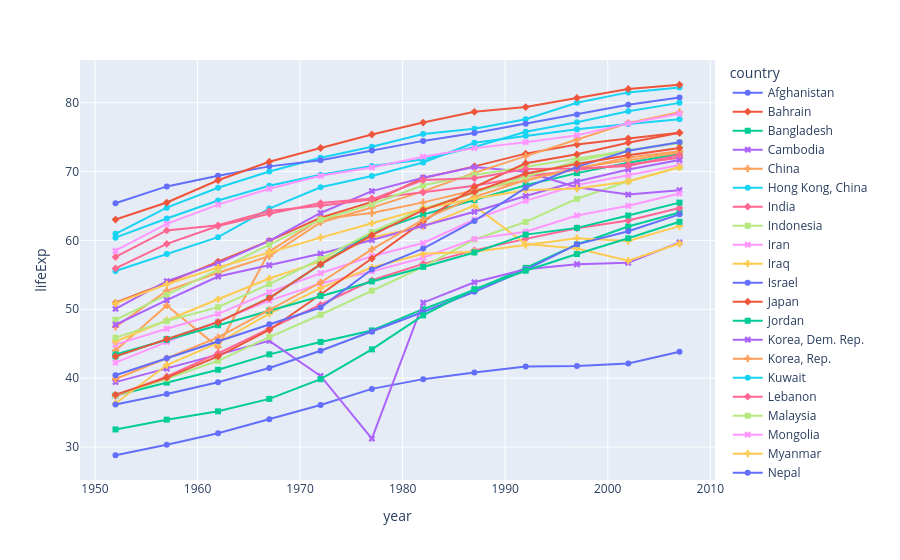

Write notebook code for a chart like this one.
### Code cell
asia = df.query("continent == 'Asia'")
fig = px.line(asia, x="year", y="lifeExp", color="country", symbol="country")
fig

### Figure 1 — Plotly figure (JSON) as saved in the notebook; plotly's stock layout.template omitted (floating-point values rounded to 4 significant figures)
{"data": [{"hovertemplate": "country=Afghanistan<br>year=%{x}<br>lifeExp=%{y}<extra></extra>", "legendgroup": "Afghanistan", "line": {"color": "#636efa", "dash": "solid"}, "marker": {"symbol": "circle"}, "mode": "lines+markers", "name": "Afghanistan", "orientation": "v", "showlegend": true, "type": "scatter", "x": [1952, 1957, 1962, 1967, 1972, 1977, 1982, 1987, 1992, 1997, 2002, 2007], "xaxis": "x", "y": [28.8, 30.33, 32.0, 34.02, 36.09, 38.44, 39.85, 40.82, 41.67, 41.76, 42.13, 43.83], "yaxis": "y"}, {"hovertemplate": "country=Bahrain<br>year=%{x}<br>lifeExp=%{y}<extra></extra>", "legendgroup": "Bahrain", "line": {"color": "#EF553B", "dash": "solid"}, "marker": {"symbol": "diamond"}, "mode": "lines+markers", "name": "Bahrain", "orientation": "v", "showlegend": true, "type": "scatter", "x": [1952, 1957, 1962, 1967, 1972, 1977, 1982, 1987, 1992, 1997, 2002, 2007], "xaxis": "x", "y": [50.94, 53.83, 56.92, 59.92, 63.3, 65.59, 69.05, 70.75, 72.6, 73.92, 74.8, 75.64], "yaxis": "y"}, {"hovertemplate": "country=Bangladesh<br>year=%{x}<br>lifeExp=%{y}<extra></extra>", "legendgroup": "Bangladesh", "line": {"color": "#00cc96", "dash": "solid"}, "marker": {"symbol": "square"}, "mode": "lines+markers", "name": "Bangladesh", "orientation": "v", "showlegend": true, "type": "scatter", "x": [1952, 1957, 1962, 1967, 1972, 1977, 1982, 1987, 1992, 1997, 2002, 2007], "xaxis": "x", "y": [37.48, 39.35, 41.22, 43.45, 45.25, 46.92, 50.01, 52.82, 56.02, 59.41, 62.01, 64.06], "yaxis": "y"}, {"hovertemplate": "country=Cambodia<br>year=%{x}<br>lifeExp=%{y}<extra></extra>", "legendgroup": "Cambodia", "line": {"color": "#ab63fa", "dash": "solid"}, "marker": {"symbol": "x"}, "mode": "lines+markers", "name": "Cambodia", "orientation": "v", "showlegend": true, "type": "scatter", "x": [1952, 1957, 1962, 1967, 1972, 1977, 1982, 1987, 1992, 1997, 2002, 2007], "xaxis": "x", "y": [39.42, 41.37, 43.41, 45.41, 40.32, 31.22, 50.96, 53.91, 55.8, 56.53, 56.75, 59.72], "yaxis": "y"}, {"hovertemplate": "country=China<br>year=%{x}<br>lifeExp=%{y}<extra></extra>", "legendgroup": "China", "line": {"color": "#FFA15A", "dash": "solid"}, "marker": {"symbol": "cross"}, "mode": "lines+markers", "name": "China", "orientation": "v", "showlegend": true, "type": "scatter", "x": [1952, 1957, 1962, 1967, 1972, 1977, 1982, 1987, 1992, 1997, 2002, 2007], "xaxis": "x", "y": [44.0, 50.55, 44.5, 58.38, 63.12, 63.97, 65.53, 67.27, 68.69, 70.43, 72.03, 72.96], "yaxis": "y"}, {"hovertemplate": "country=Hong Kong, China<br>year=%{x}<br>lifeExp=%{y}<extra></extra>", "legendgroup": "Hong Kong, China", "line": {"color": "#19d3f3", "dash": "solid"}, "marker": {"symbol": "circle"}, "mode": "lines+markers", "name": "Hong Kong, China", "orientation": "v", "showlegend": true, "type": "scatter", "x": [1952, 1957, 1962, 1967, 1972, 1977, 1982, 1987, 1992, 1997, 2002, 2007], "xaxis": "x", "y": [60.96, 64.75, 67.65, 70.0, 72.0, 73.6, 75.45, 76.2, 77.6, 80.0, 81.5, 82.21], "yaxis": "y"}, {"hovertemplate": "country=India<br>year=%{x}<br>lifeExp=%{y}<extra></extra>", "legendgroup": "India", "line": {"color": "#FF6692", "dash": "solid"}, "marker": {"symbol": "diamond"}, "mode": "lines+markers", "name": "India", "orientation": "v", "showlegend": true, "type": "scatter", "x": [1952, 1957, 1962, 1967, 1972, 1977, 1982, 1987, 1992, 1997, 2002, 2007], "xaxis": "x", "y": [37.37, 40.25, 43.6, 47.19, 50.65, 54.21, 56.6, 58.55, 60.22, 61.77, 62.88, 64.7], "yaxis": "y"}, {"hovertemplate": "country=Indonesia<br>year=%{x}<br>lifeExp=%{y}<extra></extra>", "legendgroup": "Indonesia", "line": {"color": "#B6E880", "dash": "solid"}, "marker": {"symbol": "square"}, "mode": "lines+markers", "name": "Indonesia", "orientation": "v", "showlegend": true, "type": "scatter", "x": [1952, 1957, 1962, 1967, 1972, 1977, 1982, 1987, 1992, 1997, 2002, 2007], "xaxis": "x", "y": [37.47, 39.92, 42.52, 45.96, 49.2, 52.7, 56.16, 60.14, 62.68, 66.04, 68.59, 70.65], "yaxis": "y"}, {"hovertemplate": "country=Iran<br>year=%{x}<br>lifeExp=%{y}<extra></extra>", "legendgroup": "Iran", "line": {"color": "#FF97FF", "dash": "solid"}, "marker": {"symbol": "x"}, "mode": "lines+markers", "name": "Iran", "orientation": "v", "showlegend": true, "type": "scatter", "x": [1952, 1957, 1962, 1967, 1972, 1977, 1982, 1987, 1992, 1997, 2002, 2007], "xaxis": "x", "y": [44.87, 47.18, 49.33, 52.47, 55.23, 57.7, 59.62, 63.04, 65.74, 68.04, 69.45, 70.96], "yaxis": "y"}, {"hovertemplate": "country=Iraq<br>year=%{x}<br>lifeExp=%{y}<extra></extra>", "legendgroup": "Iraq", "line": {"color": "#FECB52", "dash": "solid"}, "marker": {"symbol": "cross"}, "mode": "lines+markers", "name": "Iraq", "orientation": "v", "showlegend": true, "type": "scatter", "x": [1952, 1957, 1962, 1967, 1972, 1977, 1982, 1987, 1992, 1997, 2002, 2007], "xaxis": "x", "y": [45.32, 48.44, 51.46, 54.46, 56.95, 60.41, 62.04, 65.04, 59.46, 58.81, 57.05, 59.55], "yaxis": "y"}, {"hovertemplate": "country=Israel<br>year=%{x}<br>lifeExp=%{y}<extra></extra>", "legendgroup": "Israel", "line": {"color": "#636efa", "dash": "solid"}, "marker": {"symbol": "circle"}, "mode": "lines+markers", "name": "Israel", "orientation": "v", "showlegend": true, "type": "scatter", "x": [1952, 1957, 1962, 1967, 1972, 1977, 1982, 1987, 1992, 1997, 2002, 2007], "xaxis": "x", "y": [65.39, 67.84, 69.39, 70.75, 71.63, 73.06, 74.45, 75.6, 76.93, 78.27, 79.7, 80.75], "yaxis": "y"}, {"hovertemplate": "country=Japan<br>year=%{x}<br>lifeExp=%{y}<extra></extra>", "legendgroup": "Japan", "line": {"color": "#EF553B", "dash": "solid"}, "marker": {"symbol": "diamond"}, "mode": "lines+markers", "name": "Japan", "orientation": "v", "showlegend": true, "type": "scatter", "x": [1952, 1957, 1962, 1967, 1972, 1977, 1982, 1987, 1992, 1997, 2002, 2007], "xaxis": "x", "y": [63.03, 65.5, 68.73, 71.43, 73.42, 75.38, 77.11, 78.67, 79.36, 80.69, 82.0, 82.6], "yaxis": "y"}, {"hovertemplate": "country=Jordan<br>year=%{x}<br>lifeExp=%{y}<extra></extra>", "legendgroup": "Jordan", "line": {"color": "#00cc96", "dash": "solid"}, "marker": {"symbol": "square"}, "mode": "lines+markers", "name": "Jordan", "orientation": "v", "showlegend": true, "type": "scatter", "x": [1952, 1957, 1962, 1967, 1972, 1977, 1982, 1987, 1992, 1997, 2002, 2007], "xaxis": "x", "y": [43.16, 45.67, 48.13, 51.63, 56.53, 61.13, 63.74, 65.87, 68.02, 69.77, 71.26, 72.53], "yaxis": "y"}, {"hovertemplate": "country=Korea, Dem. Rep.<br>year=%{x}<br>lifeExp=%{y}<extra></extra>", "legendgroup": "Korea, Dem. Rep.", "line": {"color": "#ab63fa", "dash": "solid"}, "marker": {"symbol": "x"}, "mode": "lines+markers", "name": "Korea, Dem. Rep.", "orientation": "v", "showlegend": true, "type": "scatter", "x": [1952, 1957, 1962, 1967, 1972, 1977, 1982, 1987, 1992, 1997, 2002, 2007], "xaxis": "x", "y": [50.06, 54.08, 56.66, 59.94, 63.98, 67.16, 69.1, 70.65, 69.98, 67.73, 66.66, 67.3], "yaxis": "y"}, {"hovertemplate": "country=Korea, Rep.<br>year=%{x}<br>lifeExp=%{y}<extra></extra>", "legendgroup": "Korea, Rep.", "line": {"color": "#FFA15A", "dash": "solid"}, "marker": {"symbol": "cross"}, "mode": "lines+markers", "name": "Korea, Rep.", "orientation": "v", "showlegend": true, "type": "scatter", "x": [1952, 1957, 1962, 1967, 1972, 1977, 1982, 1987, 1992, 1997, 2002, 2007], "xaxis": "x", "y": [47.45, 52.68, 55.29, 57.72, 62.61, 64.77, 67.12, 69.81, 72.24, 74.65, 77.05, 78.62], "yaxis": "y"}, {"hovertemplate": "country=Kuwait<br>year=%{x}<br>lifeExp=%{y}<extra></extra>", "legendgroup": "Kuwait", "line": {"color": "#19d3f3", "dash": "solid"}, "marker": {"symbol": "circle"}, "mode": "lines+markers", "name": "Kuwait", "orientation": "v", "showlegend": true, "type": "scatter", "x": [1952, 1957, 1962, 1967, 1972, 1977, 1982, 1987, 1992, 1997, 2002, 2007], "xaxis": "x", "y": [55.56, 58.03, 60.47, 64.62, 67.71, 69.34, 71.31, 74.17, 75.19, 76.16, 76.9, 77.59], "yaxis": "y"}, {"hovertemplate": "country=Lebanon<br>year=%{x}<br>lifeExp=%{y}<extra></extra>", "legendgroup": "Lebanon", "line": {"color": "#FF6692", "dash": "solid"}, "marker": {"symbol": "diamond"}, "mode": "lines+markers", "name": "Lebanon", "orientation": "v", "showlegend": true, "type": "scatter", "x": [1952, 1957, 1962, 1967, 1972, 1977, 1982, 1987, 1992, 1997, 2002, 2007], "xaxis": "x", "y": [55.93, 59.49, 62.09, 63.87, 65.42, 66.1, 66.98, 67.93, 69.29, 70.27, 71.03, 71.99], "yaxis": "y"}, {"hovertemplate": "country=Malaysia<br>year=%{x}<br>lifeExp=%{y}<extra></extra>", "legendgroup": "Malaysia", "line": {"color": "#B6E880", "dash": "solid"}, "marker": {"symbol": "square"}, "mode": "lines+markers", "name": "Malaysia", "orientation": "v", "showlegend": true, "type": "scatter", "x": [1952, 1957, 1962, 1967, 1972, 1977, 1982, 1987, 1992, 1997, 2002, 2007], "xaxis": "x", "y": [48.46, 52.1, 55.74, 59.37, 63.01, 65.26, 68.0, 69.5, 70.69, 71.94, 73.04, 74.24], "yaxis": "y"}, {"hovertemplate": "country=Mongolia<br>year=%{x}<br>lifeExp=%{y}<extra></extra>", "legendgroup": "Mongolia", "line": {"color": "#FF97FF", "dash": "solid"}, "marker": {"symbol": "x"}, "mode": "lines+markers", "name": "Mongolia", "orientation": "v", "showlegend": true, "type": "scatter", "x": [1952, 1957, 1962, 1967, 1972, 1977, 1982, 1987, 1992, 1997, 2002, 2007], "xaxis": "x", "y": [42.24, 45.25, 48.25, 51.25, 53.75, 55.49, 57.49, 60.22, 61.27, 63.62, 65.03, 66.8], "yaxis": "y"}, {"hovertemplate": "country=Myanmar<br>year=%{x}<br>lifeExp=%{y}<extra></extra>", "legendgroup": "Myanmar", "line": {"color": "#FECB52", "dash": "solid"}, "marker": {"symbol": "cross"}, "mode": "lines+markers", "name": "Myanmar", "orientation": "v", "showlegend": true, "type": "scatter", "x": [1952, 1957, 1962, 1967, 1972, 1977, 1982, 1987, 1992, 1997, 2002, 2007], "xaxis": "x", "y": [36.32, 41.91, 45.11, 49.38, 53.07, 56.06, 58.06, 58.34, 59.32, 60.33, 59.91, 62.07], "yaxis": "y"}, {"hovertemplate": "country=Nepal<br>year=%{x}<br>lifeExp=%{y}<extra></extra>", "legendgroup": "Nepal", "line": {"color": "#636efa", "dash": "solid"}, "marker": {"symbol": "circle"}, "mode": "lines+markers", "name": "Nepal", "orientation": "v", "showlegend": true, "type": "scatter", "x": [1952, 1957, 1962, 1967, 1972, 1977, 1982, 1987, 1992, 1997, 2002, 2007], "xaxis": "x", "y": [36.16, 37.69, 39.39, 41.47, 43.97, 46.75, 49.59, 52.54, 55.73, 59.43, 61.34, 63.78], "yaxis": "y"}, {"hovertemplate": "country=Oman<br>year=%{x}<br>lifeExp=%{y}<extra></extra>", "legendgroup": "Oman", "line": {"color": "#EF553B", "dash": "solid"}, "marker": {"symbol": "diamond"}, "mode": "lines+markers", "name": "Oman", "orientation": "v", "showlegend": true, "type": "scatter", "x": [1952, 1957, 1962, 1967, 1972, 1977, 1982, 1987, 1992, 1997, 2002, 2007], "xaxis": "x", "y": [37.58, 40.08, 43.16, 46.99, 52.14, 57.37, 62.73, 67.73, 71.2, 72.5, 74.19, 75.64], "yaxis": "y"}, {"hovertemplate": "country=Pakistan<br>year=%{x}<br>lifeExp=%{y}<extra></extra>", "legendgroup": "Pakistan", "line": {"color": "#00cc96", "dash": "solid"}, "marker": {"symbol": "square"}, "mode": "lines+markers", "name": "Pakistan", "orientation": "v", "showlegend": true, "type": "scatter", "x": [1952, 1957, 1962, 1967, 1972, 1977, 1982, 1987, 1992, 1997, 2002, 2007], "xaxis": "x", "y": [43.44, 45.56, 47.67, 49.8, 51.93, 54.04, 56.16, 58.24, 60.84, 61.82, 63.61, 65.48], "yaxis": "y"}, {"hovertemplate": "country=Philippines<br>year=%{x}<br>lifeExp=%{y}<extra></extra>", "legendgroup": "Philippines", "line": {"color": "#ab63fa", "dash": "solid"}, "marker": {"symbol": "x"}, "mode": "lines+markers", "name": "Philippines", "orientation": "v", "showlegend": true, "type": "scatter", "x": [1952, 1957, 1962, 1967, 1972, 1977, 1982, 1987, 1992, 1997, 2002, 2007], "xaxis": "x", "y": [47.75, 51.33, 54.76, 56.39, 58.06, 60.06, 62.08, 64.15, 66.46, 68.56, 70.3, 71.69], "yaxis": "y"}, {"hovertemplate": "country=Saudi Arabia<br>year=%{x}<br>lifeExp=%{y}<extra></extra>", "legendgroup": "Saudi Arabia", "line": {"color": "#FFA15A", "dash": "solid"}, "marker": {"symbol": "cross"}, "mode": "lines+markers", "name": "Saudi Arabia", "orientation": "v", "showlegend": true, "type": "scatter", "x": [1952, 1957, 1962, 1967, 1972, 1977, 1982, 1987, 1992, 1997, 2002, 2007], "xaxis": "x", "y": [39.88, 42.87, 45.91, 49.9, 53.89, 58.69, 63.01, 66.3, 68.77, 70.53, 71.63, 72.78], "yaxis": "y"}, {"hovertemplate": "country=Singapore<br>year=%{x}<br>lifeExp=%{y}<extra></extra>", "legendgroup": "Singapore", "line": {"color": "#19d3f3", "dash": "solid"}, "marker": {"symbol": "circle"}, "mode": "lines+markers", "name": "Singapore", "orientation": "v", "showlegend": true, "type": "scatter", "x": [1952, 1957, 1962, 1967, 1972, 1977, 1982, 1987, 1992, 1997, 2002, 2007], "xaxis": "x", "y": [60.4, 63.18, 65.8, 67.95, 69.52, 70.8, 71.76, 73.56, 75.79, 77.16, 78.77, 79.97], "yaxis": "y"}, {"hovertemplate": "country=Sri Lanka<br>year=%{x}<br>lifeExp=%{y}<extra></extra>", "legendgroup": "Sri Lanka", "line": {"color": "#FF6692", "dash": "solid"}, "marker": {"symbol": "diamond"}, "mode": "lines+markers", "name": "Sri Lanka", "orientation": "v", "showlegend": true, "type": "scatter", "x": [1952, 1957, 1962, 1967, 1972, 1977, 1982, 1987, 1992, 1997, 2002, 2007], "xaxis": "x", "y": [57.59, 61.46, 62.19, 64.27, 65.04, 65.95, 68.76, 69.01, 70.38, 70.46, 70.81, 72.4], "yaxis": "y"}, {"hovertemplate": "country=Syria<br>year=%{x}<br>lifeExp=%{y}<extra></extra>", "legendgroup": "Syria", "line": {"color": "#B6E880", "dash": "solid"}, "marker": {"symbol": "square"}, "mode": "lines+markers", "name": "Syria", "orientation": "v", "showlegend": true, "type": "scatter", "x": [1952, 1957, 1962, 1967, 1972, 1977, 1982, 1987, 1992, 1997, 2002, 2007], "xaxis": "x", "y": [45.88, 48.28, 50.3, 53.66, 57.3, 61.2, 64.59, 66.97, 69.25, 71.53, 73.05, 74.14], "yaxis": "y"}, {"hovertemplate": "country=Taiwan<br>year=%{x}<br>lifeExp=%{y}<extra></extra>", "legendgroup": "Taiwan", "line": {"color": "#FF97FF", "dash": "solid"}, "marker": {"symbol": "x"}, "mode": "lines+markers", "name": "Taiwan", "orientation": "v", "showlegend": true, "type": "scatter", "x": [1952, 1957, 1962, 1967, 1972, 1977, 1982, 1987, 1992, 1997, 2002, 2007], "xaxis": "x", "y": [58.5, 62.4, 65.2, 67.5, 69.39, 70.59, 72.16, 73.4, 74.26, 75.25, 76.99, 78.4], "yaxis": "y"}, {"hovertemplate": "country=Thailand<br>year=%{x}<br>lifeExp=%{y}<extra></extra>", "legendgroup": "Thailand", "line": {"color": "#FECB52", "dash": "solid"}, "marker": {"symbol": "cross"}, "mode": "lines+markers", "name": "Thailand", "orientation": "v", "showlegend": true, "type": "scatter", "x": [1952, 1957, 1962, 1967, 1972, 1977, 1982, 1987, 1992, 1997, 2002, 2007], "xaxis": "x", "y": [50.85, 53.63, 56.06, 58.28, 60.41, 62.49, 64.6, 66.08, 67.3, 67.52, 68.56, 70.62], "yaxis": "y"}, {"hovertemplate": "country=Vietnam<br>year=%{x}<br>lifeExp=%{y}<extra></extra>", "legendgroup": "Vietnam", "line": {"color": "#636efa", "dash": "solid"}, "marker": {"symbol": "circle"}, "mode": "lines+markers", "name": "Vietnam", "orientation": "v", "showlegend": true, "type": "scatter", "x": [1952, 1957, 1962, 1967, 1972, 1977, 1982, 1987, 1992, 1997, 2002, 2007], "xaxis": "x", "y": [40.41, 42.89, 45.36, 47.84, 50.25, 55.76, 58.82, 62.82, 67.66, 70.67, 73.02, 74.25], "yaxis": "y"}, {"hovertemplate": "country=West Bank and Gaza<br>year=%{x}<br>lifeExp=%{y}<extra></extra>", "legendgroup": "West Bank and Gaza", "line": {"color": "#EF553B", "dash": "solid"}, "marker": {"symbol": "diamond"}, "mode": "lines+markers", "name": "West Bank and Gaza", "orientation": "v", "showlegend": true, "type": "scatter", "x": [1952, 1957, 1962, 1967, 1972, 1977, 1982, 1987, 1992, 1997, 2002, 2007], "xaxis": "x", "y": [43.16, 45.67, 48.13, 51.63, 56.53, 60.77, 64.41, 67.05, 69.72, 71.1, 72.37, 73.42], "yaxis": "y"}, {"hovertemplate": "country=Yemen, Rep.<br>year=%{x}<br>lifeExp=%{y}<extra></extra>", "legendgroup": "Yemen, Rep.", "line": {"color": "#00cc96", "dash": "solid"}, "marker": {"symbol": "square"}, "mode": "lines+markers", "name": "Yemen, Rep.", "orientation": "v", "showlegend": true, "type": "scatter", "x": [1952, 1957, 1962, 1967, 1972, 1977, 1982, 1987, 1992, 1997, 2002, 2007], "xaxis": "x", "y": [32.55, 33.97, 35.18, 36.98, 39.85, 44.17, 49.11, 52.92, 55.6, 58.02, 60.31, 62.7], "yaxis": "y"}], "layout": {"legend": {"title": {"text": "country"}, "tracegroupgap": 0}, "margin": {"t": 60}, "xaxis": {"anchor": "y", "domain": [0.0, 1.0], "title": {"text": "year"}}, "yaxis": {"anchor": "x", "domain": [0.0, 1.0], "title": {"text": "lifeExp"}}}}
